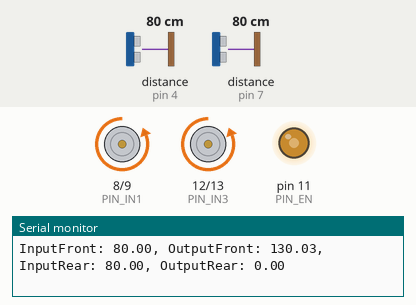
The sketch below on a simulated Arduino Uno, built with avr-gcc and run on an emulated ATmega328P. Parts: motor-driver pin pairs drawn as motors (green arrow = first pin HIGH = forward, orange = second pin HIGH = backward, longer = more drive), output pins drawn as LEDs (lit = HIGH), the last lines printed to the serial monitor. The test bench sets the inputs (shaded band); at power-on: distance to the obstacle (sensors on pin 4, pin 7) 80 cm. The echo pulse lasts 58.3 µs per cm; pins used as bus, display or sensor lines are not drawn.

Above: at 6.2 s.
6.3 s: distance to the obstacle (sensor on pin 4) set to 2 cm
At 7.6 s:
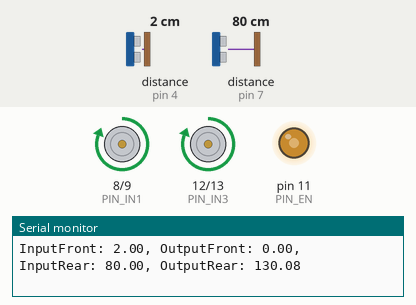
7.9 s: distance to the obstacle (sensor on pin 7) set to 18 cm
At 9.2 s:
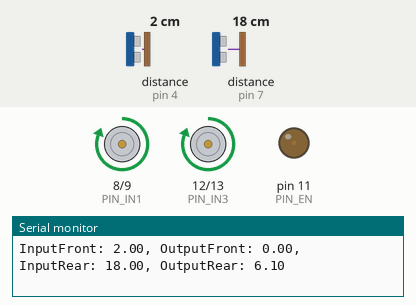
9.5 s: distance to the obstacle (sensor on pin 7) set to 120 cm
At 10.2 s:
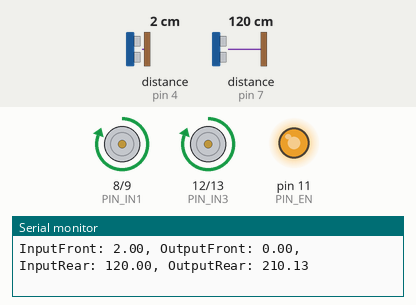
11.1 s: distance to the obstacle (sensor on pin 4) set to 4 cm
14.1 s: distance to the obstacle (sensor on pin 7) set to 2 cm
At 15.0 s:
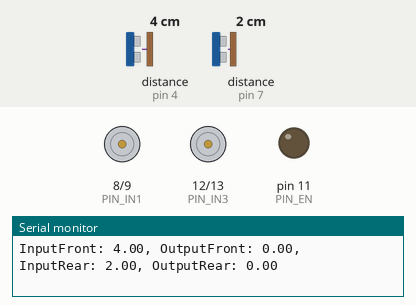
17.1 s: distance to the obstacle (sensor on pin 4) set to 14 cm
18.6 s: distance to the obstacle (sensor on pin 4) set to 17 cm
At 20.0 s:
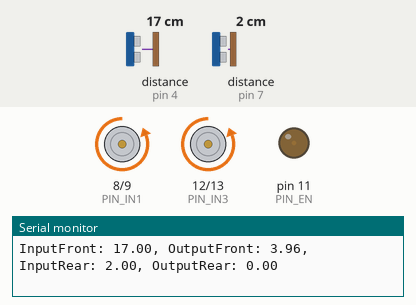
Timing chart, 0 to 51.1 s (numbered marks = the images above; inputs shaded):
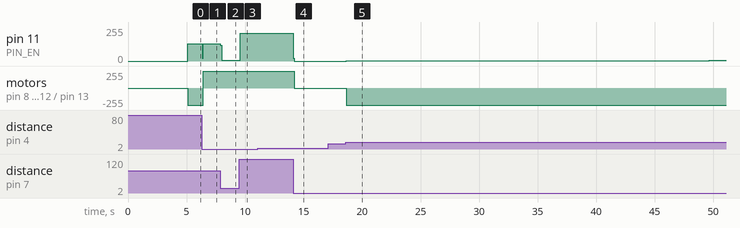

The sketch:

car_code.ino
```cpp
//* Project Name: car_code
//* Car Name: Falcon 10
//* Description: Controls the movement of the car by using 2 ultrasonic sensors, 2 DC motors and LM298N
//* Principle used: PID
//* Made by Students in Damascus University, CAE Department: Ashraf AlAssi, Ibrahim AlSabagh, Amir AlAwa and Mahmoud AlHariri

//==========================================

// https://playground.arduino.cc/Code/PIDLibrary/
#include <PID_v1.h>
// https://github.com/Martinsos/arduino-lib-hc-sr04
#include <HCSR04.h>
#include <DCMotor.h>
#include <Helper.h>

// PINs used
#define PIN_VCC_FRONT 2
#define PIN_TRIGGER_FRONT 3
#define PIN_ECHO_FRONT 4

#define PIN_VCC_REAR 5
#define PIN_TRIGGER_REAR 6
#define PIN_ECHO_REAR 7

#define PIN_IN1 8
#define PIN_IN2 9

#define PIN_EN 11

#define PIN_IN3 12
#define PIN_IN4 13

// PIDs
double SetpointFront; // distance in cm
double InputFront, OutputFront;
double KpFront = 2, KiFront = 1e-3, KdFront = 0;
PID pidFront(&InputFront, &OutputFront, &SetpointFront, KpFront, KiFront, KdFront, DIRECT);

double SetpointRear; // distance in cm
double InputRear, OutputRear;
double KpRear = 2, KiRear = 1e-3, KdRear = 0;
PID pidRear(&InputRear, &OutputRear, &SetpointRear, KpRear, KiRear, KdRear, DIRECT);

// Ultrasonic sensors
UltraSonicDistanceSensor frontSensor(PIN_TRIGGER_FRONT, PIN_ECHO_FRONT);
UltraSonicDistanceSensor rearSensor(PIN_TRIGGER_REAR, PIN_ECHO_REAR);

// DC Motors
bool isMovingForward = true;
DCMotor rightMotor(PIN_IN1, PIN_IN2, PIN_EN, &isMovingForward);
DCMotor leftMotor(PIN_IN3, PIN_IN4, PIN_EN, &isMovingForward);

// Helper class
Helper helper;

void setup()
{
  // Set baud rate
  Serial.begin(9600);

  // Initialize the inputs
  InputFront = 0;
  InputRear = 0;

  // Setting the preferred distance in cm
  SetpointFront = 15;
  SetpointRear = 15;

  // Turning the PIDs on
  pidFront.SetOutputLimits(-255, 255);
  pidFront.SetSampleTime(50);
  pidFront.SetMode(AUTOMATIC);

  pidRear.SetOutputLimits(-255, 255);
  pidRear.SetSampleTime(50);
  pidRear.SetMode(AUTOMATIC);

  // Initializing sensors Vcc pins
  uint8_t sensorsVccPins[] = {PIN_VCC_FRONT, PIN_VCC_REAR};
  helper.pinModes(sensorsVccPins, OUTPUT);
  helper.digitalWrites(sensorsVccPins, HIGH);

  // This delay is just for safety so the car won't start immediately
  delay(5 * 1000);
}

// Declaring some variables to take an average for the measured distance
double avrFront = 0;
double avrRear = 0;
const int sampleNum = 10;
int counter = 0;

// A unified output
double Output = 0;

void loop()
{
  // Calculates the distance in cm at a given temperature (19.307°C by default)
  InputFront = frontSensor.measureDistanceCm(27);
  InputRear = rearSensor.measureDistanceCm(27);

  // Make sure the distance is positive
  if (InputRear <= 0)
    InputRear = 0;
  if (InputFront <= 0)
    InputFront = 0;

  // Summing the inputs to calculate the average distance
  avrFront += InputFront;
  avrRear += InputRear;

  counter++;

  delay(1);

  // If counter equals sampleNum, enter the loop and start calculating the correct response. Otherwise continue to the next measurement
  if (counter == sampleNum)
  {
    // Calculating the average and assigning it to inputs
    avrFront /= sampleNum;
    avrRear /= sampleNum;
    InputFront = avrFront;
    InputRear = avrRear;
    avrFront = avrRear = counter = 0;

    // Computing the correct response (output) as a PWM to send it to the dc motors
    pidFront.Compute();
    pidRear.Compute();

    // Make sure the output is positive. Output is negative when the error is negative, i.e., the distance is larger than the setpoint
    OutputRear = abs(OutputRear);
    OutputFront = abs(OutputFront);

    // Processing...
    // Stops if distance is too small
    if (InputFront < SetpointFront && InputRear < SetpointRear)
      OutputFront = OutputRear = Output = 0;

    // Move towards the rear (backward)
    else if (InputFront < SetpointFront && InputRear > SetpointRear)
    {
      isMovingForward = false;
      Output = OutputRear;
      OutputFront = 0;
    }
    // Move towards the front (forward)
    else if (InputFront > SetpointFront && InputRear < SetpointRear)
    {
      isMovingForward = true;
      Output = OutputFront;
      OutputRear = 0;
    }
    // Change the output according to the last output used
    else if (InputFront > SetpointFront && InputRear > SetpointRear)
    {
      if (isMovingForward)
      {
        Output = OutputFront;
        OutputRear = 0;
      }
      else
      {
        Output = OutputRear;
        OutputFront = 0;
      }
    }

    rightMotor.move(Output);
    leftMotor.move(Output);

    // Plotting input and output for debugging purposes
    helper.plot("InputFront", InputFront);
    helper.plot("OutputFront", OutputFront);
    helper.plot("InputRear", InputRear);
    helper.plot("OutputRear", OutputRear, true);
  }
}
```

DCMotor.cpp
```cpp
#include "Arduino.h"
#include <DCMotor.h>

DCMotor::DCMotor(unsigned int in1, unsigned int in2, unsigned int en, bool *isMovingForward)
{
    this->in1 = in1;
    this->in2 = in2;
    this->en = en;
    this->isMovingForward = isMovingForward;

    pinMode(in1, OUTPUT);
    pinMode(in2, OUTPUT);
}

void DCMotor::move(double speed)
{
    if (speed == 0)
    {
        this->stop();
        return;
    }
    else if (*(this->isMovingForward))
    {
        digitalWrite(in1, LOW);
        digitalWrite(in2, HIGH);
        analogWrite(en, speed);
    }
    else
    {
        digitalWrite(in1, HIGH);
        digitalWrite(in2, LOW);
        analogWrite(en, speed);
    }
}

void DCMotor::stop()
{
    digitalWrite(in1, LOW);
    digitalWrite(in2, LOW);
    analogWrite(en, 0);
}
```

DCMotor.h
```cpp
#ifndef DCMotor_H
#define DCMotor_H

class DCMotor
{
private:
    unsigned int in1, in2, en; // pin numbers
    bool *isMovingForward;     // motor's status

public:
    DCMotor(unsigned int, unsigned int, unsigned int, bool *); // constructor
    void move(double);                                         // moves the motor at some given speed
    void stop();                                               // stops the motor
};
#endif // DCMotor_H
```

Helper.cpp
```cpp
#include "Arduino.h"

#include <Helper.h>

void Helper::digitalWrites(uint8_t pins[], uint8_t val)
{
    uint8_t arrSize = sizeof(pins) / sizeof(pins[0]);
    for (int i = 0; i < arrSize; i++)
        digitalWrite(pins[i], val);
}

void Helper::pinModes(uint8_t pins[], uint8_t mode)
{
    uint8_t arrSize = sizeof(pins) / sizeof(pins[0]);
    for (int i = 0; i < arrSize; i++)
        pinMode(pins[i], mode);
}

void Helper::plot(String label, float value, bool isLastGraph = false)
{
    Serial.print(label); // May be empty string

    if (label != "")
        Serial.print(": ");

    Serial.print(value);

    if (isLastGraph == false)
        Serial.print(", ");
    else
        Serial.println();
}
```

Helper.h
```cpp
#ifndef Helper_H
#define Helper_H

class Helper
{
public:
    void digitalWrites(uint8_t[], uint8_t); // same as digitalWrite but with an array as input pins
    void pinModes(uint8_t[], uint8_t);      // same as pinMode but with an array as input pins
    void plot(String, float, bool = false); // plot a value versus time using Serial Plotter
};
#endif // Helper_H
```

Measured:
- the behaviour switches between 15 and 16 cm on distance to the obstacle (sensor on pin 4) (found by bisection; images 4 and 5)
- after the input at 6.3 s, pin 11 (PIN_EN): 130/255 → 20/255 after 0.06 s, → 130/255 0.08 s later; motor on pin 8 (PIN_IN1) / pin 9 (PIN_IN2), motor on pin 12 (PIN_IN3) / pin 13 (PIN_IN4): backward 255/255 → forward 255/255 after 0.14 s
- after the input at 7.9 s, pin 11 (PIN_EN): 130/255 → 117/255 at once, → 6/255 0.12 s later
- after the input at 9.5 s, pin 11 (PIN_EN): 6/255 → 210/255 after 0.10 s
- after the input at 14.1 s, pin 11 (PIN_EN): 210/255 → 21/255 at once, → 0/255 0.06 s later; motor on pin 8 (PIN_IN1) / pin 9 (PIN_IN2), motor on pin 12 (PIN_IN3) / pin 13 (PIN_IN4): forward 255/255 → stopped after 0.09 s
- after the input at 18.6 s, pin 11 (PIN_EN): 0/255 → 3/255 at once, → 4/255 31.1 s later; motor on pin 8 (PIN_IN1) / pin 9 (PIN_IN2), motor on pin 12 (PIN_IN3) / pin 13 (PIN_IN4): stopped → backward 255/255 at once
